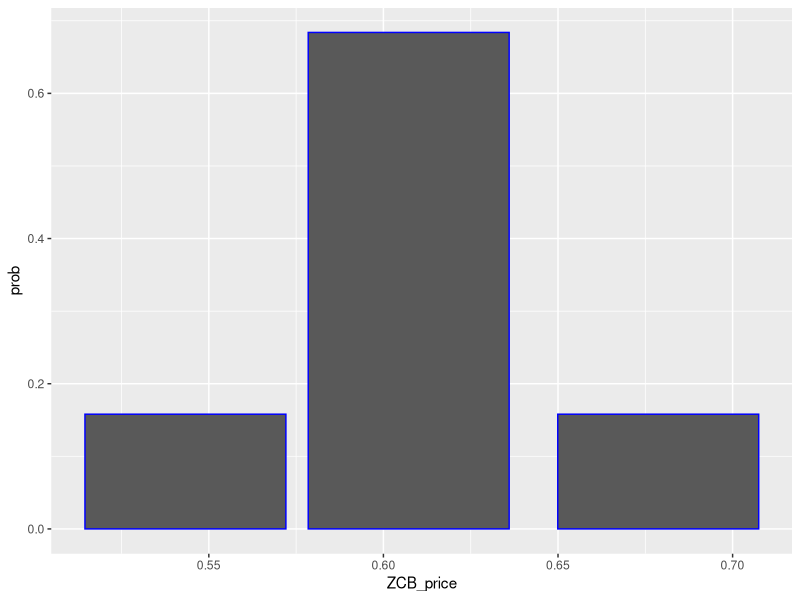
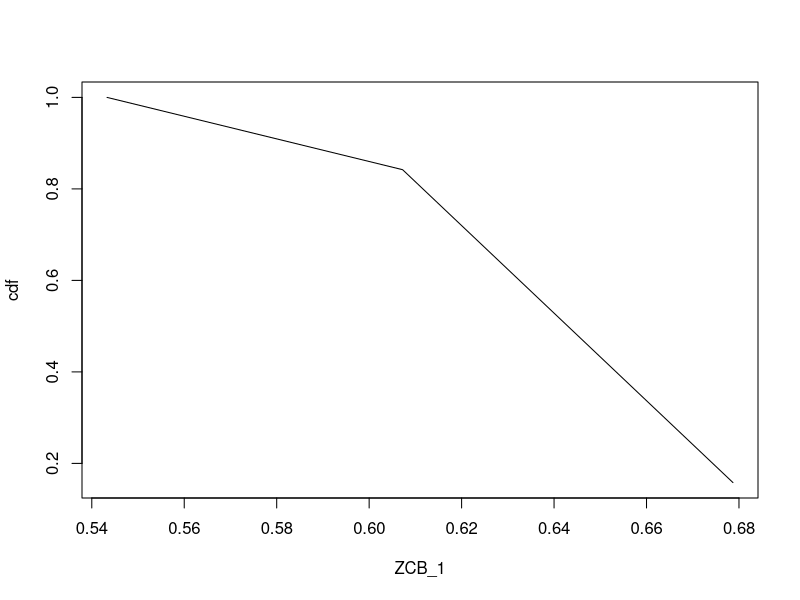
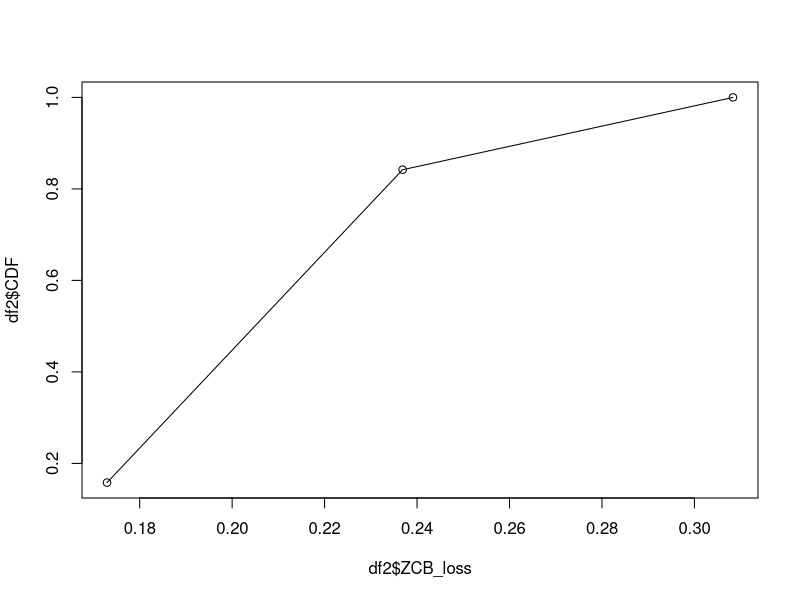

Recreate these plots in R, in order. (Note: a time limit stopped this script after it produced the figures.)
rm(list=ls())
library(dplyr)
library(ggplot2)
library(Matrix)
library("magrittr")

################################### Vasicek one-factor model #############################################
# parameter
theta = 0.5          # long-run mean
k = 0.5              # mean-reversion speed
sigma = 0.1          # volatility
N = 1                # number of state variable set = 2N+1
h = sigma / sqrt(N*k) # step size
T = 2                 # maturity
num_states = 2*N + 1


##########################################################################################################
# Given r0 and maturity T, find the ZCB price at time 0 (3.6.2節MMPP Approach)
# generator matrix A
A = matrix(0, nrow = 2*N+1, ncol = 2*N+1)
A[1, 1] = -1* (sigma^2 + h*k*(N+1- 1)*h)/(2*h^2)                # -u(1)
A[2, 1] = (sigma^2 - h*k*(N+1- 2)*h)/(2*h^2)                    # d(2)
A[2*N, 2*N+1] = (sigma^2 + h*k*(N+1- 2*N)*h)/(2*h^2)            # u(2N)
A[2*N+1, 2*N+1] = -1 * (sigma^2 - h*k*(N+1- (2*N+1))*h)/(2*h^2) # -d(2N+1)

num = 2*N
for(i in c(2:num)){
    A[i-1, i] = (sigma^2 + h*k*(N+1- (i-1))*h)/(2*h^2)                                            # u(i-1)
    A[i, i] = -1 * ((sigma^2 + h*k*(N+1- (i))*h)/(2*h^2) + (sigma^2 - h*k*(N+1- (i))*h)/(2*h^2))  # -(u(i)+d(i))
    A[i+1, i] = (sigma^2 - h*k*(N+1- (i+1))*h)/(2*h^2)                                            # d(i+1)
}

V = matrix(0, nrow = 2*N+1, ncol = 2*N+1)
for(i in c(1:num_states)){
    V[i,i] = theta - (N+1-i) * h # r(i)
}

Lambda = matrix(0, nrow = 2*N+1, ncol = 1)
for(i in c(1:num_states)){
    Lambda[i,1] = theta - (N+1-i) * h # r(i)
}

P_0 = matrix(0, nrow = 1, ncol = 2*N+1)
P_0[N+1] = 1 # assume r0 = theta, which is the (n+1)th states
q_0 = P_0

q_T = q_0 %*% expm((A-V)*T)

# ZCB price under discrete Vasicek model (discrete OU process)
ZCB_0 = sum(q_T)

# check with the closed-form solution of Vasicek model (continuous)
B = (1-exp(-k*(T-0)))/k
a = (B - (T-0))*(k*(k*theta) - 0.5*sigma^2)/(k^2) - (sigma^2 * B^2)/(4*k)
ZCB_closed_form = exp(a - B*theta) # r(0) = theta


##########################################################################################################
# after 1 unit time, the probability distribution of r(1)
P_1 = P_0 %*% expm(A*1)
ZCB_1 = NULL
for (i in c(1:num_states)){
    q_0 = matrix(0, nrow = 1, ncol = 2*N+1)
    q_0[i] = 1
    q_T = q_0 %*% expm((A-V)*(T-1))
    ZCB_1 = c(ZCB_1, sum(q_T))
}
ZCB_1

# plot ZCB dist
df1 = rbind(P_1, matrix(ZCB_1, nrow = 1, ncol = num_states)) %>% t(.)
colnames(df1) <- c("prob", "ZCB_price")
as.matrix(df1) %>% as.data.frame(.) %>% ggplot() + geom_col(aes(ZCB_price, prob), col = "blue")

# Since state of r(0) if from small to big, the state of ZCB is from big to small 
# (we have to reverse the sequence, or we will get wrong VaR, like the code below)
cdf = cumsum(P_1) 
plot(ZCB_1, cdf, type = "l") # wrong picture for VaR

# 1-day 95% VaR for loss
df2 = rbind(cumsum(P_1[num_states:1]), matrix(ZCB_1[num_states:1] - ZCB_0, nrow = 1, ncol = num_states)) %>% t(.) %>% as.data.frame(.)
colnames(df2) <- c("CDF", "ZCB_loss")
plot(df2$ZCB_loss, df2$CDF, type = "p") 
lines(df2$ZCB_loss, df2$CDF, type = "l") 
abline(h=0.05, col = "blue", lty = 2)

df2 %>% filter(CDF<=0.05) %>% slice_tail(n=1)
VaR = df2 %>% filter(CDF<=0.05) %>% slice_tail(n=1) %$% ZCB_loss

################################### Vasicek two-factor model #############################################
# Parameter
theta1 = 0.5
theta2 = 0.5
k1 = 0.5
k2 = 0.5
sigma1 = 0.1
sigma2 = 0.1
rho = 0
x10 = theta1
x20 = theta2
N1 = 10
N2 = 10
h1 = sigma1 / sqrt(N1 * k1)
h2 = sigma2 / sqrt(N2 * k2)
T = 2

# r1, r2, r3, r4
{if (rho > 0){
    r1 = rho * sigma1 * sigma2 / (2*h1*h2)
    r3 = rho * sigma1 * sigma2 / (2*h1*h2)
    r2 = 0
    r4 = 0
}else{
    r2 = rho * sigma1 * sigma2 / (2*h1*h2)
    r4 = rho * sigma1 * sigma2 / (2*h1*h2)
    r1 = 0
    r3 = 0
}
}

# lambda function coefficient
a0 = 0
a1 = 1
a2 = 1

##########################################################################################################
# Given r0 and maturity T, find the ZCB price at time 0 (4.3節MMPP Approach)
# generator matrix A (PROBLEM: N1, N2 變大時，ZCB沒有穩定收斂到一個值的感覺~)
A = matrix(0, nrow = (2*N2+1)*(2*N1+1), ncol =  (2*N2+1)*(2*N1+1))
col_num = (2*N2+1)*(2*N1+1)
col = c(1:col_num)

# TYPE1
k = 1 # x1 state
j = 1 # x2 state
A[1,1] =  -1*( ((sigma1^2+h1*k1*h1*(N1+1-k))/(2*h1^2) -r1-r4) + 
                ((sigma2^2+h2*k2*h2*(N2+1-j))/(2*h2^2) -r1-r2) + r1)# -(u1+u2+r1)
A[2,1] = (sigma2^2-h2*k2*h2*(N2+1-(j+1)))/(2*h2^2) -r3-r4 # d2
A[2*N2+2,1] = (sigma1^2-h1*k1*h1*(N1+1-(k+1)))/(2*h1^2) -r2-r3 # d1
A[2*N2+3] = r3 # r3

type1_col = 1
col = col[col %in% type1_col == FALSE]

# TYPE2
m = 2*N2
for (i in c(2:m)){
    k = ifelse(i %% (2*N2+1) == 0, i %/% (2*N2+1), i %/% (2*N2+1) +1) # x1 state
    j = ifelse(i %% (2*N2+1) == 0, 2*N2+1, i %% (2*N2+1)) # x2 state
    
    A[i,i] = -1*(((sigma1^2+h1*k1*h1*(N1+1-k))/(2*h1^2) -r1-r4) + 
                     ((sigma2^2+h2*k2*h2*(N2+1-j))/(2*h2^2) -r1-r2) +
                     ((sigma2^2-h2*k2*h2*(N2+1-j))/(2*h2^2) -r3-r4) + r1 + r4) # -(u1+u2+d2+r1+r4)
    A[i-1, i] = ((sigma2^2+h2*k2*h2*(N2+1-(j-1)))/(2*h2^2) -r1-r2) # u2
    A[i+1, i] = (sigma2^2-h2*k2*h2*(N2+1-(j+1)))/(2*h2^2) -r3-r4 # d2
    A[i+2*N2,i] = r2 # r2
    A[i+2*N2+1,i] = (sigma1^2-h1*k1*h1*(N1+1-(k+1)))/(2*h1^2) -r2-r3 # d1
    A[i+2*N2+2,i] = r3 # r3
    col = col[col %in% i == FALSE]
}
# TYPE3
k = 1
j = 2*N2 + 1
A[2*N2+1, 2*N2+1] = -1*(((sigma1^2+h1*k1*h1*(N1+1-k))/(2*h1^2) -r1-r4) + 
                            ((sigma2^2-h2*k2*h2*(N2+1-j))/(2*h2^2) -r3-r4) + r4) # -(u1+d2+r4)
A[2*N2, 2*N2+1] = ((sigma2^2+h2*k2*h2*(N2+1-(j-1)))/(2*h2^2) -r1-r2)# u2
A[2*N2 + 1 + 2*N2, 2*N2+1] = r2 # r2
A[2*N2 + 1 + 2*N2 + 1, 2*N2+1] =  (sigma1^2-h1*k1*h1*(N1+1-(k+1)))/(2*h1^2) -r2-r3 # d1

type3_col = 2*N2+1
col = col[col %in% type3_col == FALSE]

# TYPE4
aa = 2*N2+1
bb = 2*N1-1
m = 1 + aa * (1:bb)
for (i in m){
    k = ifelse(i %% (2*N2+1) == 0, i %/% (2*N2+1), i %/% (2*N2+1) +1) # x1 state
    j = ifelse(i %% (2*N2+1) == 0, 2*N2+1, i %% (2*N2+1)) # x2 state
    
    A[i,i] = -1*(((sigma1^2+h1*k1*h1*(N1+1-k))/(2*h1^2) -r1-r4) +
                ((sigma2^2+h2*k2*h2*(N2+1-j))/(2*h2^2) -r1-r2) +
                ((sigma1^2-h1*k1*h1*(N1+1-k))/(2*h1^2) -r2-r3) + r1 +r2) # -(u1+u2+d1+r1+r2)
    A[i - 2*N2 - 1, i] =  ((sigma1^2+h1*k1*h1*(N1+1-(k-1)))/(2*h1^2) -r1-r4) # u1
    A[i - 2*N2, i] = r4 # r4
    A[i+1, i] = (sigma2^2-h2*k2*h2*(N2+1-(j+1)))/(2*h2^2) -r3-r4  # d2
    A[i + 2*N2 +1, i] =  ((sigma1^2-h1*k1*h1*(N1+1-(k+1)))/(2*h1^2) -r2-r3)# d1
    A[i + 2*N2 + 2, i] = r3 # r3
    col = col[col %in% i == FALSE]
}

# TYPE6
aa = 2*N2+1
bb = 2*N1
m = aa * (2:bb)
for (i in m){
    k = ifelse(i %% (2*N2+1) == 0, i %/% (2*N2+1), i %/% (2*N2+1) +1) # x1 state
    j = ifelse(i %% (2*N2+1) == 0, 2*N2+1, i %% (2*N2+1)) # x2 state
    
    A[i,i] = -1 * ( ((sigma1^2+h1*k1*h1*(N1+1-k))/(2*h1^2) -r1-r4) + 
                        ((sigma1^2-h1*k1*h1*(N1+1-k))/(2*h1^2) -r2-r3) +
                        ((sigma2^2-h2*k2*h2*(N2+1-j))/(2*h2^2) -r3-r4) + r3 + r4 ) # -(u1+d1+d2+r3+r4)
    A[i - 2*N2 - 2, i] = r1 # r1
    A[i - 2*N2 - 1, i] = ((sigma1^2+h1*k1*h1*(N1+1-(k-1)))/(2*h1^2) -r1-r4) # u1
    A[i-1, i] = ((sigma2^2+h2*k2*h2*(N2+1-(j-1)))/(2*h2^2) -r1-r2) # u2
    A[i+2*N2,i] = r2 # r2
    A[i+2*N2+1,i] =  ((sigma1^2-h1*k1*h1*(N1+1-(k+1)))/(2*h1^2) -r2-r3) # d1
    col = col[col %in% i == FALSE]
}

# TYPE7
k = 2*N2+1
j = 1
type7_col = (2*N2+1)*2*N1 + 1
A[type7_col, type7_col] = -1*( ((sigma2^2+h2*k2*h2*(N2+1-j))/(2*h2^2) -r1-r2) +  
                                   ((sigma1^2-h1*k1*h1*(N1+1-k))/(2*h1^2) -r2-r3) + r2) # -(u2+d1+r2)
A[type7_col - 2*N2-1, type7_col] = ((sigma1^2+h1*k1*h1*(N1+1-(k-1)))/(2*h1^2) -r1-r4) # u1
A[type7_col - 2*N2, type7_col] = r4 #r4
A[type7_col+1, type7_col] =  ((sigma2^2-h2*k2*h2*(N2+1-(j+1)))/(2*h2^2) -r3-r4) #d2

col = col[col %in% type7_col == FALSE]

# TYPE8
m1 = (2*N2+1) * 2*N1 +2
m2 = (2*N2+1)*(2*N1+1) -1
for (i in c(m1:m2)){
    k = ifelse(i %% (2*N2+1) == 0, i %/% (2*N2+1), i %/% (2*N2+1) +1) # x1 state
    j = ifelse(i %% (2*N2+1) == 0, 2*N2+1, i %% (2*N2+1)) # x2 state
    
    A[i,i] = -1*(((sigma2^2+h2*k2*h2*(N2+1-j))/(2*h2^2) -r1-r2) +  
                     ((sigma1^2-h1*k1*h1*(N1+1-k))/(2*h1^2) -r2-r3) +
                     ((sigma2^2-h2*k2*h2*(N2+1-j))/(2*h2^2) -r3-r4) +r2 +r3 ) # -(u2+d1+d2+r2+r3)
    A[i - 2*N2 - 2, i] = r1 # r1
    A[i - 2*N2 - 1, i] =  ((sigma1^2+h1*k1*h1*(N1+1-(k-1)))/(2*h1^2) -r1-r4)# u1
    A[i - 2*N2, i] = r4 # r4
    A[i-1, i] = ((sigma2^2+h2*k2*h2*(N2+1-(j-1)))/(2*h2^2) -r1-r2) # u2
    A[i+1, i] = ((sigma2^2-h2*k2*h2*(N2+1-(j+1)))/(2*h2^2) -r3-r4)# d2
    col = col[col %in% i == FALSE]
}

# TYPE9
k = 2*N2 + 1
j = 2*N2 + 1
type9_col = (2*N2+1)*(2*N1+1)
A[type9_col, type9_col] = -1*(((sigma1^2-h1*k1*h1*(N1+1-k))/(2*h1^2) -r2-r3) +  
                            ((sigma2^2-h2*k2*h2*(N2+1-j))/(2*h2^2) -r3-r4) + r3) # -(d1+d2+r3)
A[type9_col - 2*N2 -2, type9_col] = r1 #r1
A[type9_col - 2*N2 -1, type9_col] = ((sigma1^2+h1*k1*h1*(N1+1-(k-1)))/(2*h1^2) -r1-r4) #u1
A[type9_col-1, type9_col] = ((sigma2^2+h2*k2*h2*(N2+1-(j-1)))/(2*h2^2) -r1-r2)  #u2

col = col[col %in% type9_col == FALSE]

# TYPE5
for (i in col){
    k = ifelse(i %% (2*N2+1) == 0, i %/% (2*N2+1), i %/% (2*N2+1) +1) # x1 state
    j = ifelse(i %% (2*N2+1) == 0, 2*N2+1, i %% (2*N2+1)) # x2 state
    
    A[i,i] = -1 * ( ((sigma1^2+h1*k1*h1*(N1+1-k))/(2*h1^2) -r1-r4) + 
                        ((sigma2^2+h2*k2*h2*(N2+1-j))/(2*h2^2) -r1-r2) +
                        ((sigma1^2-h1*k1*h1*(N1+1-k))/(2*h1^2) -r2-r3) + 
                        ((sigma2^2-h2*k2*h2*(N2+1-j))/(2*h2^2) -r3-r4) +
                        r1 +r2 +r3 +r4) # -(u1+u2+d1+d2+r1+r2+r3+r4)
    A[i - 2*N2 - 2, i] = r1 # r1
    A[i - 2*N2 - 1, i] = ((sigma1^2+h1*k1*h1*(N1+1-(k-1)))/(2*h1^2) -r1-r4) # u1
    A[i - 2*N2, i] = r4 # r4
    A[i-1, i] = ((sigma2^2+h2*k2*h2*(N2+1-(j-1)))/(2*h2^2) -r1-r2) # u2
    A[i+1, i] = ((sigma2^2-h2*k2*h2*(N2+1-(j+1)))/(2*h2^2) -r3-r4) # d2
    A[i+2*N2,i] = r2 # r2
    A[i+2*N2+1,i] = ((sigma1^2-h1*k1*h1*(N1+1-(k+1)))/(2*h1^2) -r2-r3) # d1
    A[i + 2*N2 + 2, i] = r3 # r3
}

# V matrix (Lambda = a0 + a1*x1 + a2*x2)
V = matrix(0, nrow = (2*N2+1)*(2*N1+1), ncol =  (2*N2+1)*(2*N1+1))
m1 = 2*N1+1
m2 = 2*N2+1
num = 1
for (k in c(1:m1)){
    for (j in c(1:m2)){
        V[num,num] = a0 + a1 * (x10 + (k-(N1+1))*h1) + a2 * (x20 + (j-(N2+1))*h2)
        num = num + 1
    }
}

# prob
P_0 = matrix(0, nrow = 1, ncol = (2*N2+1)*(2*N1+1))
N_middle = 0.5*((2*N2+1)*(2*N1+1) + 1)
P_0[N_middle] = 1 # assume r0 = theta, which is the (n+1)th states
q_0 = P_0
q_T = q_0 %*% expm((A-V)*T)

# ZCB price under discrete Vasicek two factor model (discrete OU process)
ZCB_0 = sum(q_T)
ZCB_0

# check with the closed-form solution of Vasicek model (continuous)
B1 = (1 - exp(-k1*(T-0)))/k1
B2 = (1 - exp(-k2*(T-0)))/k2
AA =(B1 - (T-0))*(k1*(k1*theta1) - 0.5*sigma1^2)/(k1^2) - (sigma1^2 * B1^2)/(4*k1) +
    (B2 - (T-0))*(k2*(k2*theta2) - 0.5*sigma2^2)/(k2^2) - (sigma2^2 * B2^2)/(4*k2) +
    rho*sigma1*sigma2*(T-0-B1-B2+ (1-exp(-(k1+k2)*(T-0)))/(k1+k2)) / (k1*k2)

ZCB2_closed_form = exp(AA - B1*x10 - B2*x20)
ZCB2_closed_form
##############################
# after 1 unit time, the probability distribution of r(1)
P_1 = P_0 %*% expm(A*1)
num_states = (2*N2+1)*(2*N1+1)
ZCB_1 = NULL
for (i in c(1:num_states)){
    q_0 = matrix(0, nrow = 1, ncol = (2*N2+1)*(2*N1+1))
    q_0[i] = 1
    q_T = q_0 %*% expm((A-V)*(T-1))
    ZCB_1 = c(ZCB_1, sum(q_T))
}
ZCB_1

# plot ZCB dist
df1 = rbind(P_1, matrix(ZCB_1, nrow = 1, ncol = num_states)) %>% t(.)
colnames(df1) <- c("prob", "ZCB_price")
as.matrix(df1) %>% as.data.frame(.) %>% ggplot() + geom_col(aes(ZCB_price, prob), col = "blue")

# Since state of r(0) if from small to big, the state of ZCB is from big to small 
# (we have to reverse the sequence, or we will get wrong VaR, like the code below)
cdf = cumsum(P_1) 
plot(ZCB_1, cdf, type = "l") # wrong picture for VaR

# 1-day 95% VaR for loss
df2 = rbind(cumsum(P_1[num_states:1]), matrix(ZCB_1[num_states:1] - ZCB_0, nrow = 1, ncol = num_states)) %>% t(.) %>% as.data.frame(.)
colnames(df2) <- c("CDF", "ZCB_loss")
plot(df2$ZCB_loss, df2$CDF, type = "p") 
lines(df2$ZCB_loss, df2$CDF, type = "l") 
abline(h=0.05, col = "blue", lty = 2)

df2 %>% filter(CDF<=0.05) %>% slice_tail(n=1)
VaR = df2 %>% filter(CDF<=0.05) %>% slice_tail(n=1) %$% ZCB_loss
